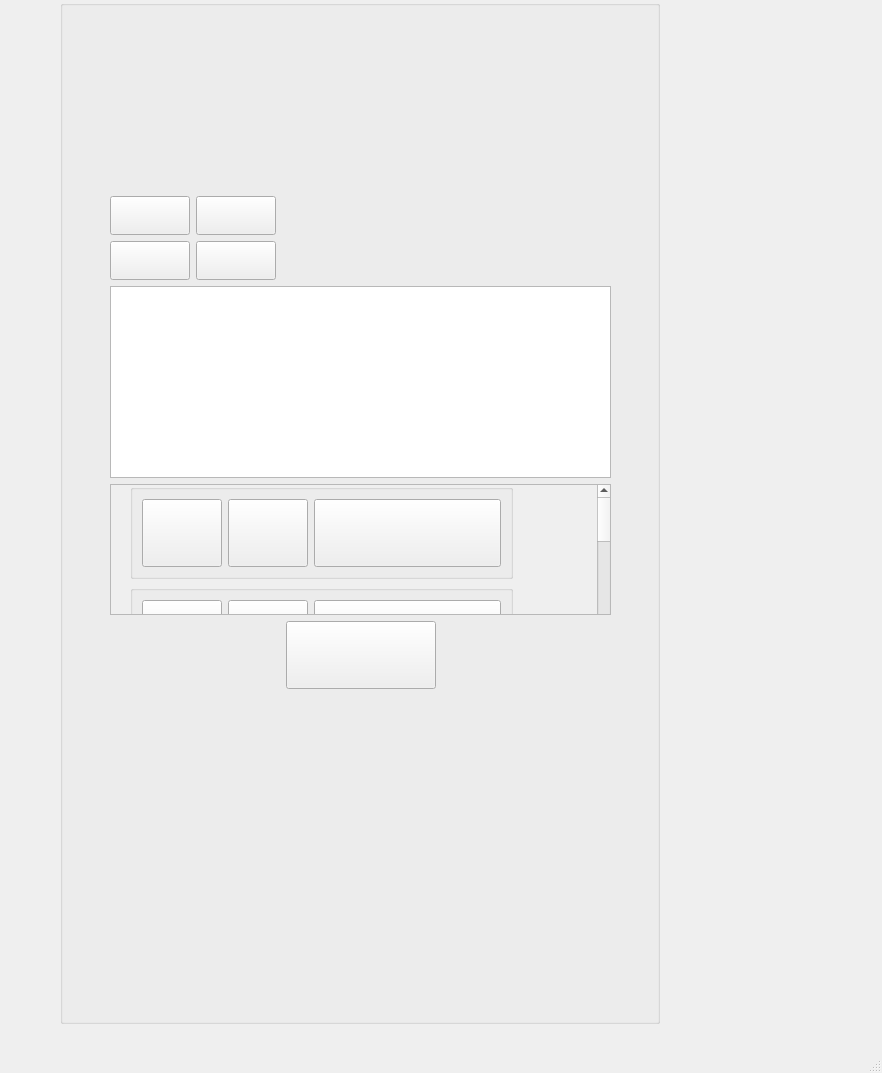
<?xml version="1.0" encoding="UTF-8"?>
<ui version="4.0">
 <class>MainWindow</class>
 <widget class="QMainWindow" name="MainWindow">
  <property name="geometry">
   <rect>
    <x>0</x>
    <y>0</y>
    <width>882</width>
    <height>1073</height>
   </rect>
  </property>
  <property name="windowTitle">
   <string>MainWindow</string>
  </property>
  <widget class="QWidget" name="centralwidget">
   <widget class="QGroupBox" name="groupBox">
    <property name="geometry">
     <rect>
      <x>60</x>
      <y>0</y>
      <width>600</width>
      <height>1024</height>
     </rect>
    </property>
    <property name="title">
     <string/>
    </property>
    <widget class="QWidget" name="verticalLayoutWidget">
     <property name="geometry">
      <rect>
       <x>0</x>
       <y>10</y>
       <width>601</width>
       <height>981</height>
      </rect>
     </property>
     <layout class="QVBoxLayout" name="verticalLayout">
      <property name="leftMargin">
       <number>50</number>
      </property>
      <property name="topMargin">
       <number>60</number>
      </property>
      <property name="rightMargin">
       <number>50</number>
      </property>
      <property name="bottomMargin">
       <number>0</number>
      </property>
      <item>
       <widget class="QLabel" name="change_task">
        <property name="enabled">
         <bool>true</bool>
        </property>
        <property name="minimumSize">
         <size>
          <width>101</width>
          <height>120</height>
         </size>
        </property>
        <property name="text">
         <string/>
        </property>
        <property name="pixmap">
         <pixmap>C:/Users/Acer/.designer/backup/fire.png</pixmap>
        </property>
       </widget>
      </item>
      <item>
       <layout class="QHBoxLayout" name="horizontalLayout_2">
        <item>
         <widget class="QPushButton" name="all_selector">
          <property name="font">
           <font>
            <pointsize>20</pointsize>
           </font>
          </property>
          <property name="text">
           <string/>
          </property>
         </widget>
        </item>
        <item>
         <widget class="QPushButton" name="like_sellector">
          <property name="font">
           <font>
            <pointsize>20</pointsize>
           </font>
          </property>
          <property name="text">
           <string/>
          </property>
         </widget>
        </item>
        <item>
         <spacer name="horizontalSpacer">
          <property name="orientation">
           <enum>Qt::Horizontal</enum>
          </property>
          <property name="sizeHint" stdset="0">
           <size>
            <width>40</width>
            <height>20</height>
           </size>
          </property>
         </spacer>
        </item>
       </layout>
      </item>
      <item>
       <layout class="QHBoxLayout" name="horizontalLayout_3">
        <item>
         <widget class="QPushButton" name="subscription_sellector">
          <property name="font">
           <font>
            <pointsize>20</pointsize>
           </font>
          </property>
          <property name="text">
           <string/>
          </property>
         </widget>
        </item>
        <item>
         <widget class="QPushButton" name="comments_sellector">
          <property name="font">
           <font>
            <pointsize>20</pointsize>
           </font>
          </property>
          <property name="text">
           <string/>
          </property>
         </widget>
        </item>
        <item>
         <spacer name="horizontalSpacer_2">
          <property name="orientation">
           <enum>Qt::Horizontal</enum>
          </property>
          <property name="sizeHint" stdset="0">
           <size>
            <width>40</width>
            <height>20</height>
           </size>
          </property>
         </spacer>
        </item>
       </layout>
      </item>
      <item>
       <widget class="QListWidget" name="list_file_in_dir">
        <property name="styleSheet">
         <string notr="true">color: rgb(255, 170, 0);</string>
        </property>
        <property name="alternatingRowColors">
         <bool>true</bool>
        </property>
        <property name="iconSize">
         <size>
          <width>400</width>
          <height>400</height>
         </size>
        </property>
        <property name="modelColumn">
         <number>0</number>
        </property>
       </widget>
      </item>
      <item>
       <widget class="QScrollArea" name="scrollArea">
        <property name="widgetResizable">
         <bool>true</bool>
        </property>
        <widget class="QWidget" name="scrollAreaWidgetContents">
         <property name="geometry">
          <rect>
           <x>0</x>
           <y>0</y>
           <width>499</width>
           <height>114</height>
          </rect>
         </property>
         <widget class="QWidget" name="horizontalLayoutWidget_4">
          <property name="geometry">
           <rect>
            <x>-1</x>
            <y>-1</y>
            <width>501</width>
            <height>499</height>
           </rect>
          </property>
          <layout class="QHBoxLayout" name="horizontalLayout_6">
           <item>
            <layout class="QVBoxLayout" name="verticalLayout_2">
             <property name="leftMargin">
              <number>20</number>
             </property>
             <property name="rightMargin">
              <number>20</number>
             </property>
             <item>
              <widget class="QGroupBox" name="task_from_list1">
               <layout class="QHBoxLayout" name="task_1">
                <item>
                 <widget class="QPushButton" name="list_for_button1_img">
                  <property name="sizePolicy">
                   <sizepolicy hsizetype="Fixed" vsizetype="Minimum">
                    <horstretch>60</horstretch>
                    <verstretch>60</verstretch>
                   </sizepolicy>
                  </property>
                  <property name="font">
                   <font>
                    <pointsize>20</pointsize>
                   </font>
                  </property>
                  <property name="text">
                   <string/>
                  </property>
                 </widget>
                </item>
                <item>
                 <widget class="QPushButton" name="list_for_button_username">
                  <property name="sizePolicy">
                   <sizepolicy hsizetype="Fixed" vsizetype="Minimum">
                    <horstretch>60</horstretch>
                    <verstretch>60</verstretch>
                   </sizepolicy>
                  </property>
                  <property name="font">
                   <font>
                    <pointsize>20</pointsize>
                   </font>
                  </property>
                  <property name="text">
                   <string/>
                  </property>
                 </widget>
                </item>
                <item>
                 <widget class="QPushButton" name="list_for_button1_prise">
                  <property name="sizePolicy">
                   <sizepolicy hsizetype="Minimum" vsizetype="Fixed">
                    <horstretch>0</horstretch>
                    <verstretch>90</verstretch>
                   </sizepolicy>
                  </property>
                  <property name="font">
                   <font>
                    <pointsize>50</pointsize>
                   </font>
                  </property>
                  <property name="text">
                   <string/>
                  </property>
                 </widget>
                </item>
               </layout>
               <zorder>list_for_button1_prise</zorder>
               <zorder>list_for_button1_img</zorder>
               <zorder>list_for_button_username</zorder>
              </widget>
             </item>
             <item>
              <widget class="QGroupBox" name="task_from_list1_2">
               <layout class="QHBoxLayout" name="task_2">
                <item>
                 <widget class="QPushButton" name="list_for_button1_2_ing">
                  <property name="sizePolicy">
                   <sizepolicy hsizetype="Fixed" vsizetype="Minimum">
                    <horstretch>60</horstretch>
                    <verstretch>60</verstretch>
                   </sizepolicy>
                  </property>
                  <property name="font">
                   <font>
                    <pointsize>20</pointsize>
                   </font>
                  </property>
                  <property name="text">
                   <string/>
                  </property>
                 </widget>
                </item>
                <item>
                 <widget class="QPushButton" name="list_for_button1_username">
                  <property name="sizePolicy">
                   <sizepolicy hsizetype="Fixed" vsizetype="Minimum">
                    <horstretch>60</horstretch>
                    <verstretch>60</verstretch>
                   </sizepolicy>
                  </property>
                  <property name="font">
                   <font>
                    <pointsize>20</pointsize>
                   </font>
                  </property>
                  <property name="text">
                   <string/>
                  </property>
                 </widget>
                </item>
                <item>
                 <widget class="QPushButton" name="list_for_button1_prise_2">
                  <property name="sizePolicy">
                   <sizepolicy hsizetype="Minimum" vsizetype="Fixed">
                    <horstretch>0</horstretch>
                    <verstretch>90</verstretch>
                   </sizepolicy>
                  </property>
                  <property name="font">
                   <font>
                    <pointsize>50</pointsize>
                   </font>
                  </property>
                  <property name="text">
                   <string/>
                  </property>
                 </widget>
                </item>
               </layout>
              </widget>
             </item>
             <item>
              <widget class="QGroupBox" name="task_from_list1_3">
               <layout class="QHBoxLayout" name="task_3">
                <item>
                 <widget class="QPushButton" name="list_for_button1_3_img">
                  <property name="sizePolicy">
                   <sizepolicy hsizetype="Fixed" vsizetype="Minimum">
                    <horstretch>60</horstretch>
                    <verstretch>60</verstretch>
                   </sizepolicy>
                  </property>
                  <property name="font">
                   <font>
                    <pointsize>20</pointsize>
                   </font>
                  </property>
                  <property name="text">
                   <string/>
                  </property>
                 </widget>
                </item>
                <item>
                 <widget class="QPushButton" name="list_for_button1_username_2">
                  <property name="sizePolicy">
                   <sizepolicy hsizetype="Fixed" vsizetype="Minimum">
                    <horstretch>60</horstretch>
                    <verstretch>60</verstretch>
                   </sizepolicy>
                  </property>
                  <property name="font">
                   <font>
                    <pointsize>20</pointsize>
                   </font>
                  </property>
                  <property name="text">
                   <string/>
                  </property>
                 </widget>
                </item>
                <item>
                 <widget class="QPushButton" name="list_for_button1_prise_3">
                  <property name="sizePolicy">
                   <sizepolicy hsizetype="Minimum" vsizetype="Fixed">
                    <horstretch>0</horstretch>
                    <verstretch>90</verstretch>
                   </sizepolicy>
                  </property>
                  <property name="font">
                   <font>
                    <pointsize>50</pointsize>
                   </font>
                  </property>
                  <property name="text">
                   <string/>
                  </property>
                 </widget>
                </item>
               </layout>
              </widget>
             </item>
             <item>
              <widget class="QGroupBox" name="task_from_list1_4">
               <layout class="QHBoxLayout" name="task_5">
                <item>
                 <widget class="QPushButton" name="list_for_button1_4_img">
                  <property name="sizePolicy">
                   <sizepolicy hsizetype="Fixed" vsizetype="Minimum">
                    <horstretch>60</horstretch>
                    <verstretch>60</verstretch>
                   </sizepolicy>
                  </property>
                  <property name="font">
                   <font>
                    <pointsize>20</pointsize>
                   </font>
                  </property>
                  <property name="text">
                   <string/>
                  </property>
                 </widget>
                </item>
                <item>
                 <widget class="QPushButton" name="list_for_button1_username_3">
                  <property name="sizePolicy">
                   <sizepolicy hsizetype="Fixed" vsizetype="Minimum">
                    <horstretch>60</horstretch>
                    <verstretch>60</verstretch>
                   </sizepolicy>
                  </property>
                  <property name="font">
                   <font>
                    <pointsize>20</pointsize>
                   </font>
                  </property>
                  <property name="text">
                   <string/>
                  </property>
                 </widget>
                </item>
                <item>
                 <widget class="QPushButton" name="list_for_button1_prise_4">
                  <property name="sizePolicy">
                   <sizepolicy hsizetype="Minimum" vsizetype="Fixed">
                    <horstretch>0</horstretch>
                    <verstretch>90</verstretch>
                   </sizepolicy>
                  </property>
                  <property name="font">
                   <font>
                    <pointsize>50</pointsize>
                   </font>
                  </property>
                  <property name="text">
                   <string/>
                  </property>
                 </widget>
                </item>
               </layout>
              </widget>
             </item>
             <item>
              <widget class="QGroupBox" name="task_from_list1_5">
               <layout class="QHBoxLayout" name="task_4">
                <item>
                 <widget class="QPushButton" name="list_for_button1_4">
                  <property name="sizePolicy">
                   <sizepolicy hsizetype="Fixed" vsizetype="Minimum">
                    <horstretch>60</horstretch>
                    <verstretch>60</verstretch>
                   </sizepolicy>
                  </property>
                  <property name="font">
                   <font>
                    <pointsize>20</pointsize>
                   </font>
                  </property>
                  <property name="text">
                   <string/>
                  </property>
                 </widget>
                </item>
                <item>
                 <widget class="QPushButton" name="subscription_sellector_9">
                  <property name="sizePolicy">
                   <sizepolicy hsizetype="Fixed" vsizetype="Minimum">
                    <horstretch>60</horstretch>
                    <verstretch>60</verstretch>
                   </sizepolicy>
                  </property>
                  <property name="font">
                   <font>
                    <pointsize>20</pointsize>
                   </font>
                  </property>
                  <property name="text">
                   <string/>
                  </property>
                 </widget>
                </item>
                <item>
                 <widget class="QPushButton" name="subscription_sellector_10">
                  <property name="sizePolicy">
                   <sizepolicy hsizetype="Minimum" vsizetype="Fixed">
                    <horstretch>0</horstretch>
                    <verstretch>90</verstretch>
                   </sizepolicy>
                  </property>
                  <property name="font">
                   <font>
                    <pointsize>50</pointsize>
                   </font>
                  </property>
                  <property name="text">
                   <string/>
                  </property>
                 </widget>
                </item>
               </layout>
              </widget>
             </item>
             <item>
              <spacer name="verticalSpacer">
               <property name="orientation">
                <enum>Qt::Vertical</enum>
               </property>
               <property name="sizeHint" stdset="0">
                <size>
                 <width>20</width>
                 <height>40</height>
                </size>
               </property>
              </spacer>
             </item>
            </layout>
           </item>
           <item alignment="Qt::AlignRight">
            <widget class="QScrollBar" name="verticalScrollBar">
             <property name="orientation">
              <enum>Qt::Vertical</enum>
             </property>
            </widget>
           </item>
          </layout>
         </widget>
        </widget>
       </widget>
      </item>
      <item>
       <layout class="QHBoxLayout" name="horizontalLayout_4">
        <item>
         <spacer name="horizontalSpacer_4">
          <property name="orientation">
           <enum>Qt::Horizontal</enum>
          </property>
          <property name="sizeHint" stdset="0">
           <size>
            <width>40</width>
            <height>20</height>
           </size>
          </property>
         </spacer>
        </item>
        <item>
         <widget class="QPushButton" name="end_change_button">
          <property name="sizePolicy">
           <sizepolicy hsizetype="Minimum" vsizetype="Minimum">
            <horstretch>0</horstretch>
            <verstretch>0</verstretch>
           </sizepolicy>
          </property>
          <property name="font">
           <font>
            <pointsize>40</pointsize>
           </font>
          </property>
          <property name="text">
           <string/>
          </property>
         </widget>
        </item>
        <item>
         <spacer name="horizontalSpacer_3">
          <property name="orientation">
           <enum>Qt::Horizontal</enum>
          </property>
          <property name="sizeHint" stdset="0">
           <size>
            <width>40</width>
            <height>20</height>
           </size>
          </property>
         </spacer>
        </item>
       </layout>
      </item>
      <item>
       <widget class="QLabel" name="change_task_3">
        <property name="enabled">
         <bool>true</bool>
        </property>
        <property name="minimumSize">
         <size>
          <width>101</width>
          <height>170</height>
         </size>
        </property>
        <property name="text">
         <string/>
        </property>
        <property name="pixmap">
         <pixmap>C:/Users/Acer/.designer/backup/fire.png</pixmap>
        </property>
       </widget>
      </item>
      <item>
       <widget class="QLabel" name="change_task_2">
        <property name="enabled">
         <bool>true</bool>
        </property>
        <property name="sizePolicy">
         <sizepolicy hsizetype="Fixed" vsizetype="Fixed">
          <horstretch>200</horstretch>
          <verstretch>100</verstretch>
         </sizepolicy>
        </property>
        <property name="minimumSize">
         <size>
          <width>101</width>
          <height>120</height>
         </size>
        </property>
        <property name="text">
         <string/>
        </property>
        <property name="pixmap">
         <pixmap>C:/Users/Acer/.designer/backup/fire.png</pixmap>
        </property>
       </widget>
      </item>
     </layout>
    </widget>
   </widget>
  </widget>
  <widget class="QMenuBar" name="menubar">
   <property name="geometry">
    <rect>
     <x>0</x>
     <y>0</y>
     <width>882</width>
     <height>21</height>
    </rect>
   </property>
  </widget>
  <widget class="QStatusBar" name="statusbar"/>
 </widget>
 <resources/>
 <connections/>
</ui>
